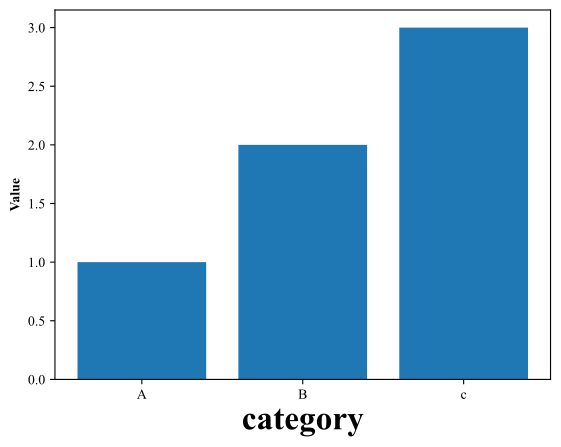

Write Python code to recreate this figure.
import matplotlib.pyplot as plt

plt.rcParams['font.family'] = 'Times New Roman'


# 创建一个简单的在状留
plt.bar(['A','B','c'], [1,2,3])
                       
# 设置x釉标签
plt.xlabel('category', fontweight='bold', fontsize=24)

# 设置y铀标签
plt.ylabel('Value', fontweight='bold')
plt.show()
plt.savefig("testPlot.pdf", bbox_inches='tight')
